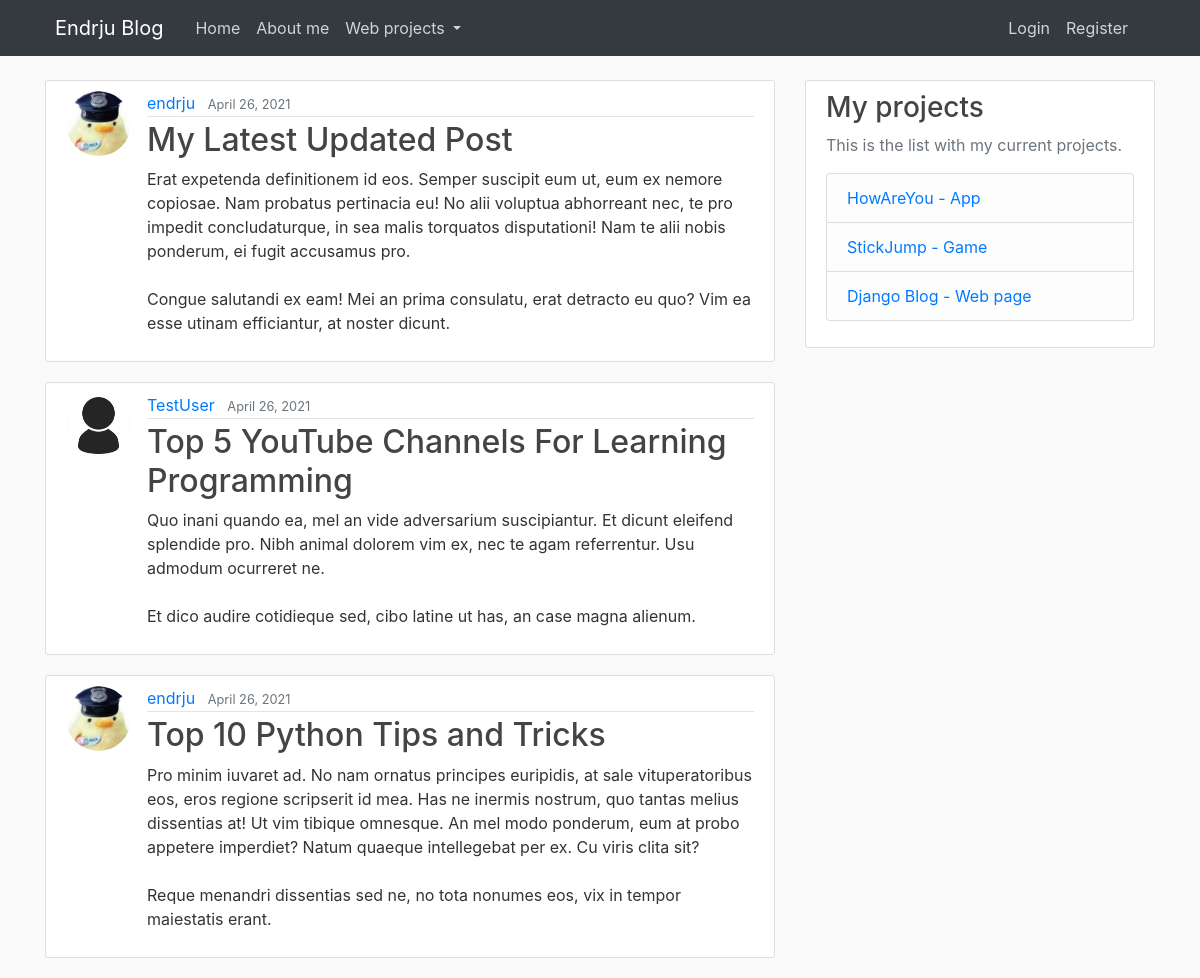
The app's page /, older data.
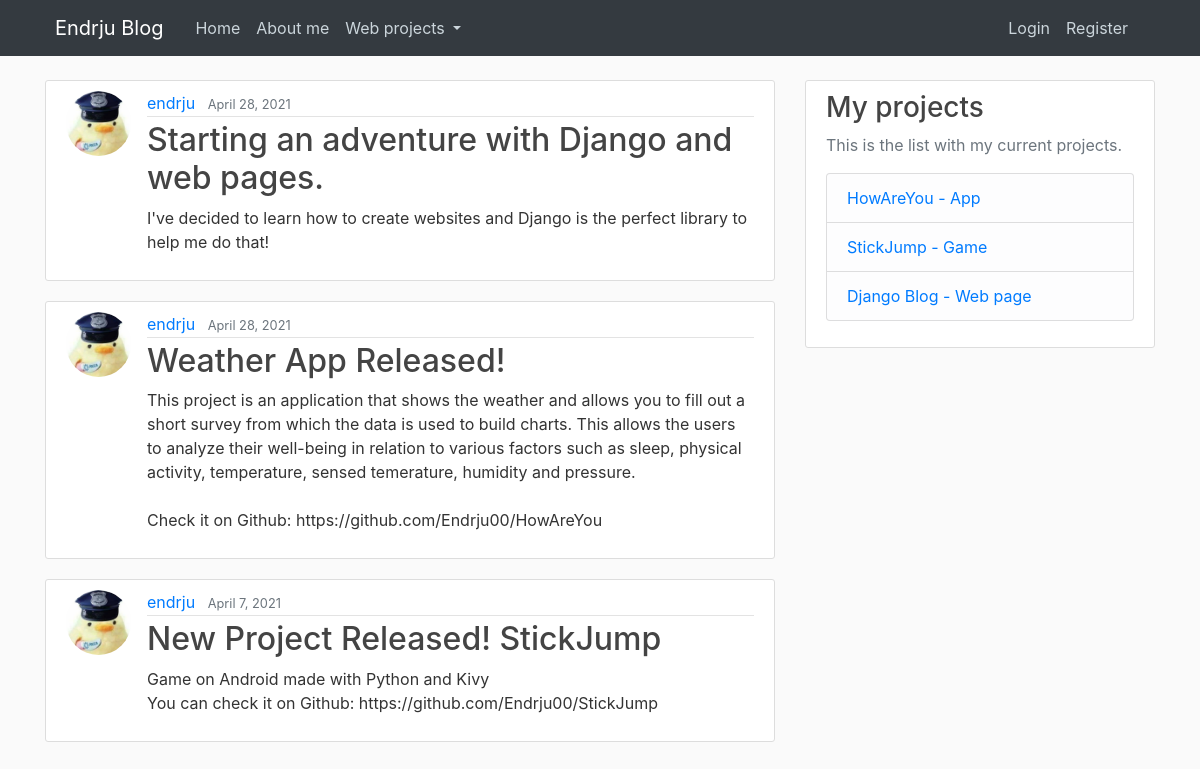
The same page, newer data.
### blog/models.py (models this page shows, shortened)
class Post(models.Model):
    title = models.CharField(max_length=100)
    content = models.TextField()
    date_posted = models.DateTimeField(default=timezone.now)
    author = models.ForeignKey(User, on_delete=models.CASCADE)

### users/models.py (models this page shows, shortened)
class Profile(models.Model):
    user = models.OneToOneField(User, on_delete=models.CASCADE)
    image = models.ImageField(default='default.jpg', upload_to='profile_pics')

### blog/views.py (the view)
# urls.py: path('', PostListView.as_view(), name='blog-home'),
class PostListView(ListView):
    model = Post
    template_name = 'blog/home.html'
    context_object_name = 'posts'
    ordering = ['-date_posted']
    paginate_by = 3

### blog/templates/blog/home.html
{% extends "blog/base.html" %}
{% block content %}
    {% for post in posts %}
        <article class="media content-section">
            <img class="rounded-circle article-img" src="{{ post.author.profile.image.url }}">
          <div class="media-body">
            <div class="article-metadata">
              <a class="mr-2" href="#">{{ post.author }}</a>
              <small class="text-muted">{{ post.date_posted|date:"F j, Y" }}</small>
            </div>
            <h2><a class="article-title" href="{% url 'post-detail' post.id %}">{{ post.title }}</a></h2>
            <p class="article-content">{{ post.content }}</p>
          </div>
        </article>
    {% endfor %}
{% endblock content %}

### blog/templates/blog/base.html (shortened to what this page needs)
{% load static %}
<!DOCTYPE html>
<html>
<head>
    <link rel="stylesheet" href="https://maxcdn.bootstrapcdn.com/bootstrap/4.0.0/css/bootstrap.min.css">
    <link rel="stylesheet" type="text/css" href="{% static 'blog/main.css' %}">
</head>
<body>
    <header class="site-header">
      <nav class="navbar navbar-expand-md navbar-dark bg-dark fixed-top">
        <div class="container">
             <ul class="navbar-nav mr-auto">
                 <li>
                     <a class="navbar-brand mr-4 ml-4" href="{% url 'blog-home' %}">Endrju Blog</a>
                 </li>
                 <li class="nav-item">
                    <a class="nav-item nav-link" href="{% url 'blog-home' %}">Home</a>
                 </li>
                 <li class="nav-item">
                   <a class="nav-item nav-link" href="{% url 'blog-about' %}">About me</a>
                 </li>
                  <li class="nav-item dropdown">
                    <a class="nav-link dropdown-toggle" href="#" id="navbarDropdown" role="button" data-toggle="dropdown" aria-haspopup="true" aria-expanded="false">
                      Web projects
                    </a>
                  </li>
                </ul>
            </div>
            <div class="navbar-nav">
                {% if user.is_authenticated %}
                    <a class="nav-item nav-link" href="{% url 'post-create' %}">New Post</a>
                    <a class="nav-item nav-link" href="{% url 'profile' %}">Profile</a>
                    <a class="nav-item nav-link mr-5" href="{% url 'logout' %}">Logout</a>
                {% else %}
                  <a class="nav-item nav-link" href="{% url 'login' %}">Login</a>
                  <a class="nav-item nav-link mr-5" href="{% url 'register' %}">Register</a>
                {% endif %}
            </div>
      </nav>
    </header>
    <main role="main" class="container">
      <div class="row">
        <div class="col-md-8">
            {% block content %}{% endblock %}
        </div>
        <div class="col-md-4">
          <div class="content-section">
            <h3>My projects</h3>
            <p class='text-muted'>This is the list with my current projects.
              <ul class="list-group">
                <li class="list-group-item list-group-item-light" ><a href="https://github.com/Endrju00/HowAreYou">HowAreYou - App</a></li>
                <li class="list-group-item list-group-item-light"><a href="https://github.com/Endrju00/StickJump">StickJump - Game</a></li>
                <li class="list-group-item list-group-item-light"><a href="https://github.com/Endrju00/DjangoTutorial">Django Blog - Web page</a></li>
              </ul>
            </p>
          </div>
        </div>
      </div>
    </main>
</body>
</html>

### blog/static/blog/main.css (style rules this page uses)
body { background: #fafafa; color: #333333; margin-top: 5rem; }
h1, h2, h3, h4, h5, h6 { color: #444444; }
ul { margin: 0; }
.site-header .navbar-nav .nav-link { color: #cbd5db; }
.content-section { background: #ffffff; padding: 10px 20px; border: 1px solid #dddddd; border-radius: 3px; margin-bottom: 20px; }
.article-title { color: #444444; }
.article-content { white-space: pre-line; }
.article-img { height: 65px; width: 65px; margin-right: 16px; }
.article-metadata { padding-bottom: 1px; margin-bottom: 4px; border-bottom: 1px solid #e3e3e3 }

Row changes from the older to the newer data that the page shows:
removed Post: author.profile.image (picture), author "endrju", date_posted "April 26, 2021", title "My Latest Updated Post", content "Erat expetenda definitionem id eos. Semper suscipit eum ut, eum ex nemore copiosae. Nam probatus pertinacia eu! No alii voluptua abhorreant nec, te pro impedit concludaturque, in sea malis torquatos disputationi! Nam te alii nobis ponderum, ei fugit accusamus pro. Congue salutandi ex eam! Mei an prima consulatu, erat detracto eu quo? Vim ea esse utinam efficiantur, at noster dicunt."
removed Post: author.profile.image (placeholder picture), author "TestUser", date_posted "April 26, 2021", title "Top 5 YouTube Channels For Learning Programming", content "Quo inani quando ea, mel an vide adversarium suscipiantur. Et dicunt eleifend splendide pro. Nibh animal dolorem vim ex, nec te agam referrentur. Usu admodum ocurreret ne. Et dico audire cotidieque sed, cibo latine ut has, an case magna alienum."
removed Post: author.profile.image (picture), author "endrju", date_posted "April 26, 2021", title "Top 10 Python Tips and Tricks", content "Pro minim iuvaret ad. No nam ornatus principes euripidis, at sale vituperatoribus eos, eros regione scripserit id mea. Has ne inermis nostrum, quo tantas melius dissentias at! Ut vim tibique omnesque. An mel modo ponderum, eum at probo appetere imperdiet? Natum quaeque intellegebat per ex. Cu viris clita sit? Reque menandri dissentias sed ne, no tota nonumes eos, vix in tempor maiestatis erant."
added Post: author.profile.image (picture), author "endrju", date_posted "April 28, 2021", title "Starting an adventure with Django and web pages.", content "I've decided to learn how to create websites and Django is the perfect library to help me do that!"
added Post: author.profile.image (picture), author "endrju", date_posted "April 28, 2021", title "Weather App Released!", content "This project is an application that shows the weather and allows you to fill out a short survey from which the data is used to build charts. This allows the users to analyze their well-being in relation to various factors such as sleep, physical activity, temperature, sensed temerature, humidity and pressure. Check it on Github: https://github.com/Endrju00/HowAreYou"
added Post: author.profile.image (picture), author "endrju", date_posted "April 7, 2021", title "New Project Released! StickJump", content "Game on Android made with Python and Kivy You can check it on Github: https://github.com/Endrju00/StickJump"
